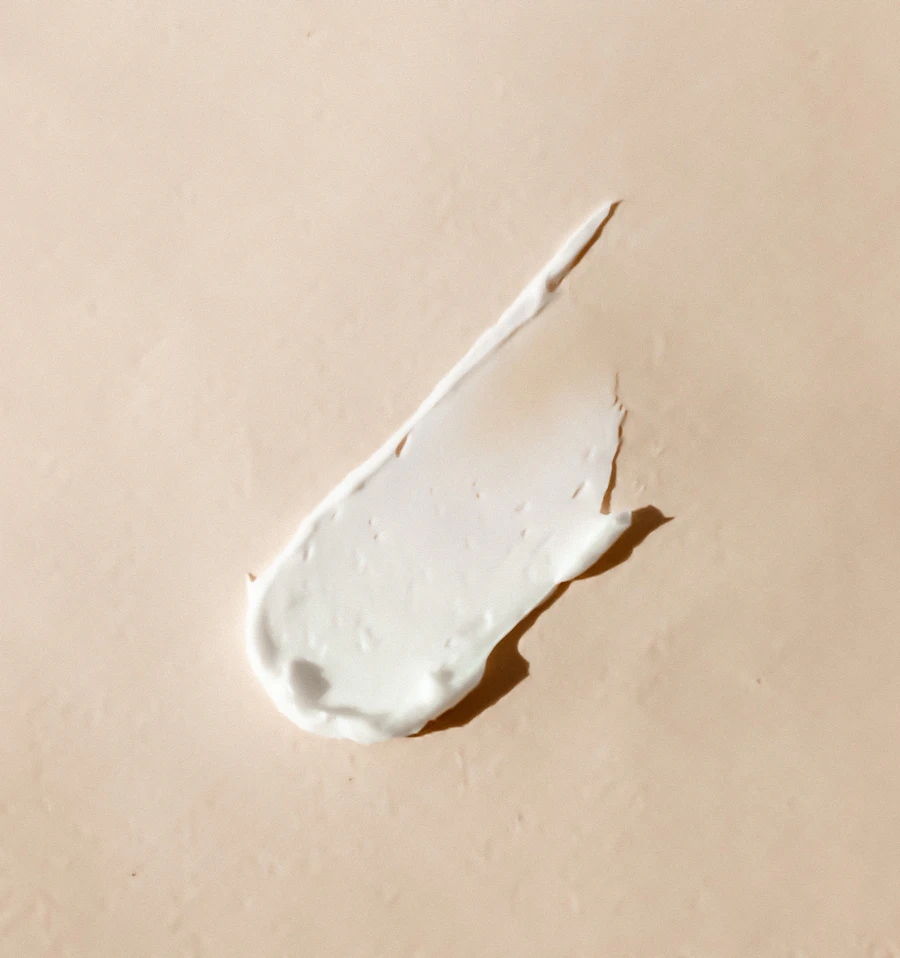
#> input picture assets/images/photos/cream_beige.webp, 900 x 958 px, given in place of dropper_amber.jpg, which was not available
$ python render_ugc_ad.py out.png
#> lines starting #> are read from the running program, lines starting #| are printed output that depends on the picture
"""Renders ClearSkin ad 04 — problem → app → proof, TikTok-native.

The format the top app ads use (Cal AI, Fastic): a familiar problem in the
first two seconds, then the app solving it on screen, in plain captions,
cut on the beat. The app footage is the real app, recorded frame by frame
by tool/screenshots/render_screens_test.dart (RECORD=<dir>). The scan is a
labelled demo on a model; her readings are the engine's real measurements.

Inputs (marketing/ads/source):
  rec/<flow>/f_*.png + taps.json   recorded app flows
  model/                           the demo-scan portrait and its landmarks
  broll/*.jpg                      licensed Unsplash product photography
  Funkorama.mp3                    "Funkorama", Kevin MacLeod (incompetech.com), CC BY 4.0

  python tool/ads/render_ugc_ad.py <out.mp4> [--bpm 97.5] [--no-music] [--stills 1,5]
"""

import json
import subprocess
import sys
from pathlib import Path

import numpy as np
from PIL import Image, ImageDraw, ImageEnhance, ImageFilter, ImageFont

ROOT = Path(__file__).resolve().parents[2]
SRC = ROOT / 'marketing/ads/source'
W, H, FPS = 1080, 1920, 30
def _arg(name, default=None):
    return sys.argv[sys.argv.index(name) + 1] if name in sys.argv else default


# Every cut lands on a beat. --bpm re-times the whole edit for another song;
# --no-music exports a silent track to add that song on the platform (the
# way a licensed trending sound gets added).
BPM = float(_arg('--bpm', 99.4))  # 99.4 = Funkorama
BEAT = 60 / BPM
MUSIC = '--no-music' not in sys.argv
MUSIC_START = 7.0  # where Funkorama's groove kicks in

OUT = Path(sys.argv[1])
STILLS = []
if '--stills' in sys.argv:
    STILLS = [float(x) for x in sys.argv[sys.argv.index('--stills') + 1].split(',')]

INK = (16, 16, 16)
WHITE = (255, 255, 255)
SAGE = (238, 242, 237)
LEAF = (78, 154, 95)

_fonts = {}


# [6 lines left out: function font, not called in this run]


def clamp(v, lo=0.0, hi=1.0):
    return max(lo, min(hi, v))


def out_cubic(p):
    p = clamp(p)
    return 1 - (1 - p) ** 3


def lerp(a, b, t):
    return a + (b - a) * t


# ── TikTok-style caption: black text on white rounded boxes, line by line ──


# [39 lines left out: functions caption, big_word, not called in this run]


# ── Footage ────────────────────────────────────────────────────────────


def cover(path, w=W, h=H):
#> called with w = 1080, h = 1920
    im = Image.open(path).convert('RGB')
#> im is the input picture: PIL image 900x958 RGB; mean R, G, B 219.2, 200.6, 181.6
    s = max(w / im.width, h / im.height)
#> s = 2
    im = im.resize((round(im.width * s), round(im.height * s)), Image.LANCZOS)
#> im: PIL image 1804x1920 RGB
    x0, y0 = (im.width - w) // 2, (im.height - h) // 2
#> x0 = 362; y0 = 0
    return im.crop((x0, y0, x0 + w, y0 + h)).convert('RGBA')
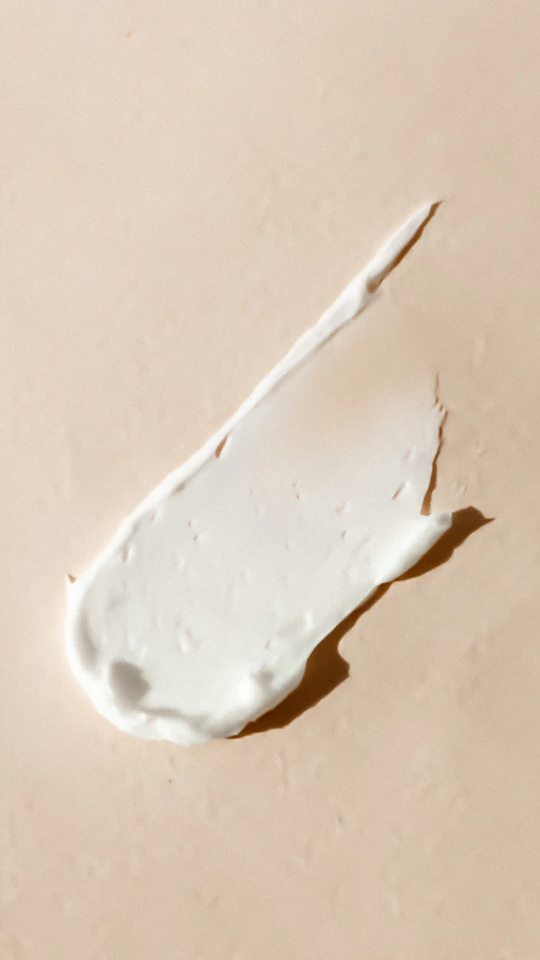
#> returned value: PIL image 1080x1920 RGBA (shown at 1/2 size); mean R, G, B, A 219.7, 202.5, 184.5, 255


BROLL = {k: cover(SRC / f'broll/{k}.jpg') for k in
         ('dropper_amber', 'serum_pour', 'gel_swirl', 'cream_beige', 'textures', 'skin_macro')}
#> call 2 of cover, with w = 1080, h = 1920
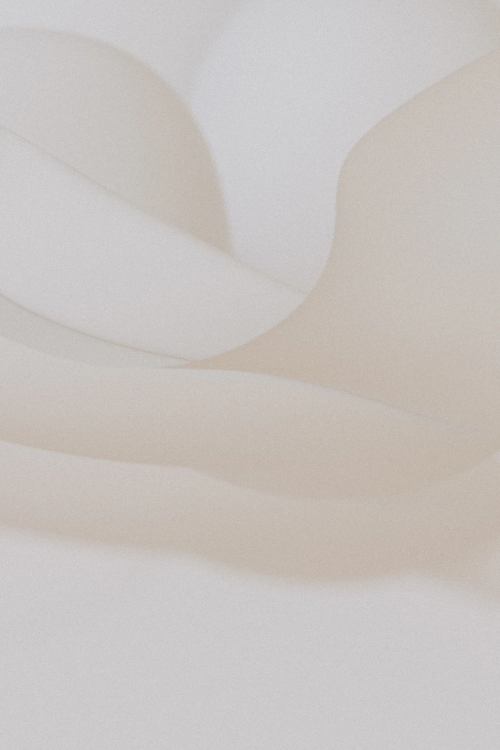
#> input picture assets/images/photos/cream_fabric.webp, 1000 x 1500 px, given in place of serum_pour.jpg, which was not available (shown at 1/2 size)
#> in cover, im is the input picture: PIL image 1000x1500 RGB; mean R, G, B 200.3, 195, 192.1
#> in cover (call 2), `return im.crop((x0, y0, x0 + w, y0 + h)).convert('RGBA')`:
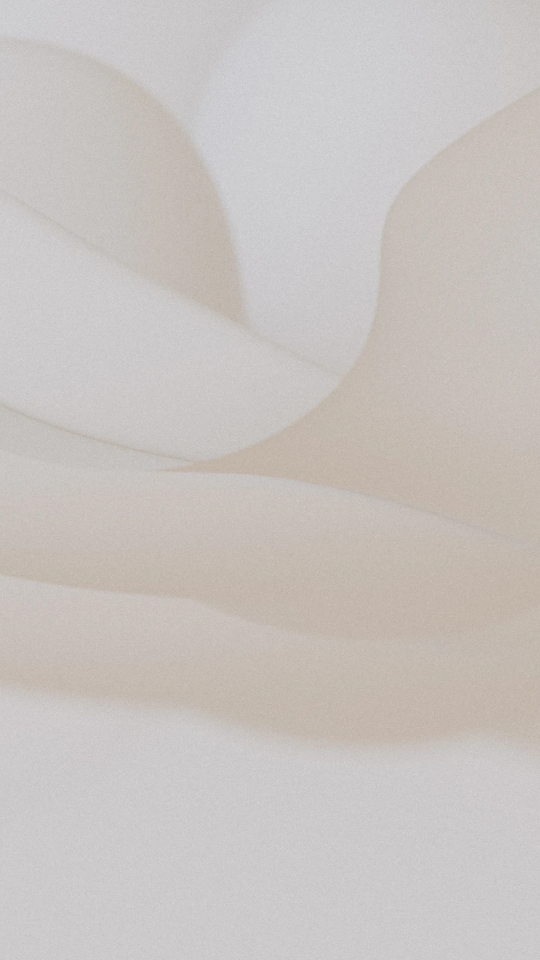
#> returned value: PIL image 1080x1920 RGBA (shown at 1/2 size); mean R, G, B, A 200.2, 195, 192.1, 255
#> (the run stopped early here; a loop or call above may not have finished)
